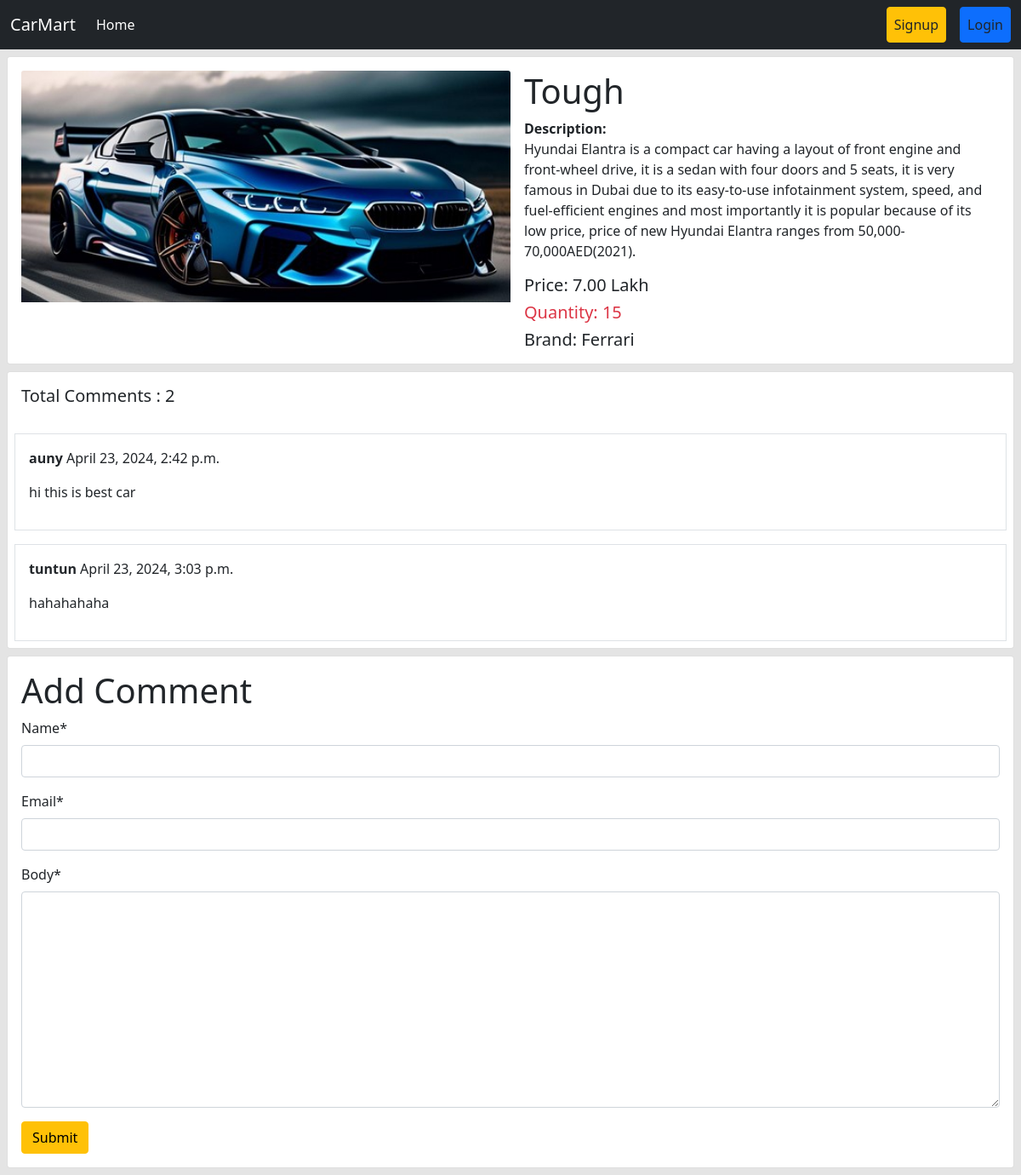
The app's page /car/details/12 with its own data.
### post/models.py (models this page shows, shortened)
class Car(models.Model):
    image = models.ImageField(upload_to='post/media/uploads/', blank = True, null = True)
    name = models.CharField(max_length=50)
    description = models.TextField(max_length=1000)
    price = models.DecimalField(max_digits=10, decimal_places=2)
    quantity = models.PositiveIntegerField()
    brand_name = models.ForeignKey(Category, on_delete=models.CASCADE)

class Comment(models.Model):
    post = models.ForeignKey(Car, on_delete=models.CASCADE, related_name='comments')
    name = models.CharField(max_length=30)
    email = models.EmailField()
    body = models.TextField()
    created_on = models.DateTimeField(auto_now_add=True)

### categorys/models.py (models this page shows)
class Category(models.Model):
    name = models.CharField(max_length=100)
    slug = models.SlugField(max_length=100,unique=True, null=True, blank=True)
    def __str__(self):
        return self.name

### post/views.py (the view, shortened to what this page needs)
# urls.py: path('details/<int:id>', views.DetailCarView.as_view(), name='details'),
class DetailCarView(DetailView):
    model = models.Car
    pk_url_kwarg = 'id'
    template_name = 'show_details.html'
    def get_context_data(self, **kwargs):
        context = super().get_context_data(**kwargs)
        car = self.object
        comments = car.comments.all()
        comment_form = forms.CommentForm()
        context['comments'] = comments
        context['comment_form'] = comment_form
        return context

### post/forms.py
class CommentForm(forms.ModelForm):
    class Meta:
        model = Comment
        fields = ['name', 'email', 'body']

### post/templates/show_details.html (shortened to what this page needs)
{% extends 'base.html' %}
{% load crispy_forms_tags %}
{% block content %}
<div class="col-12">
    <div class="card m-2">
        <div class="card-body d-flex">
            <div class="col-6">
                <img src="{{car.image.url}}" class="card-img-top" alt="..." style="width:100%;">
            </div>
            <div class="col-6 px-3">
                <h1 class="card-title">{{car.name}}</h1>
                <p class="card-text"><b>Description:</b> <br>{{car.description}}</p>
                <h5 4class="card-text">Price: {{car.price}} Lakh</h5>
                <h5 class="card-text text-danger">Quantity: {{car.quantity}}</h5>
                <h5 class="card-text">Brand: {{car.brand_name}}</h5>
            </div>
        </div>
    </div>
</div>
<div class="card m-2">
    <h5 class="p-3">Total Comments : {{comments | length}}</h5>
    {% for comment in comments %}
    <div class="card-body border m-2">
        <p><b>{{comment.name}}</b> {{comment.created_on}}</p>
        <p>{{comment.body}}</p>
    </div>
    {% endfor %}
</div>
<div class="card m-2">
    <div class="card-body">
        <form method="post">
            <h1>Add Comment</h1>
            {{comment_form | crispy}}
            <button class="btn btn-warning">Submit</button>
    </div>
</div>
{% endblock %}

### records on screen
Car: image (picture), name "Tough", description "Hyundai Elantra is a compact car having a layout of front engine and front-wheel drive, it is a sedan with four doors and 5 seats, it is very famous in Dubai due to its easy-to-use infotainment system, speed, and fuel-efficient engines and most importantly it is popular because of its low price, price of new Hyundai Elantra ranges from 50,000- 70,000AED(2021).", price "7.00", quantity "15", brand_name "Ferrari"
Comment: name "auny", created_on "April 23, 2024, 2:42 p.m.", body "hi this is best car"
Comment: name "tuntun", created_on "April 23, 2024, 3:03 p.m.", body "hahahahaha"

### other values on screen
{{ comments | length }} "2"
